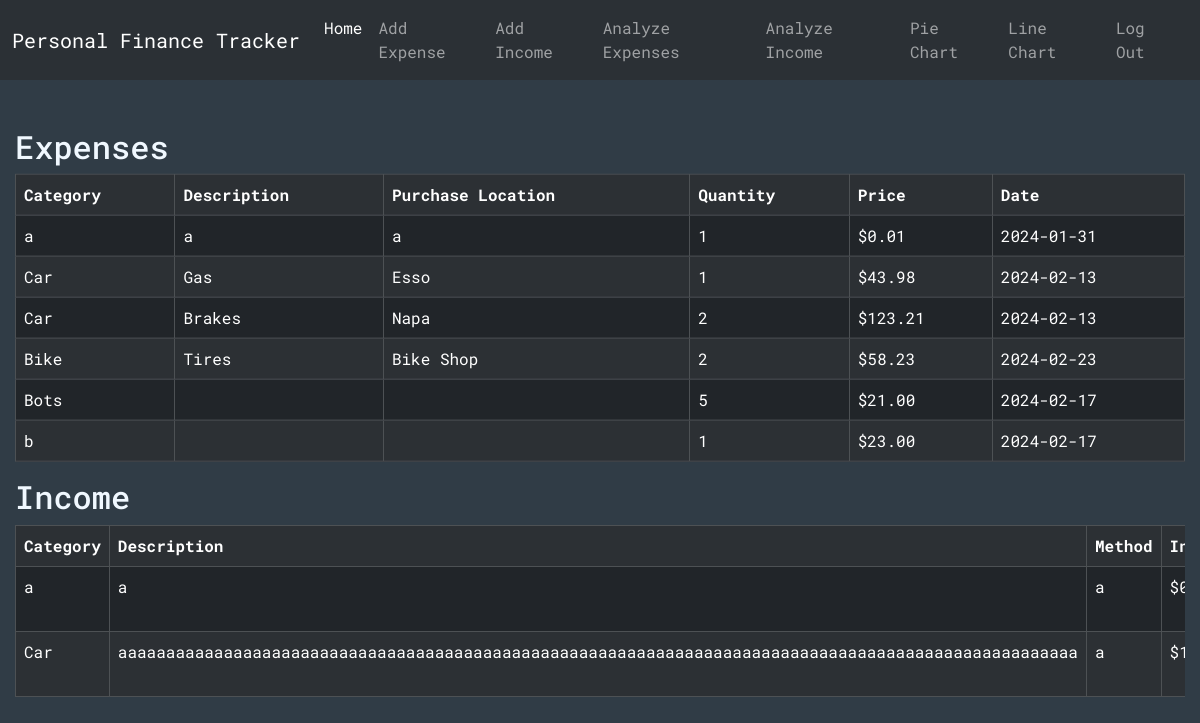
Before: / (signed in) with the older database file.
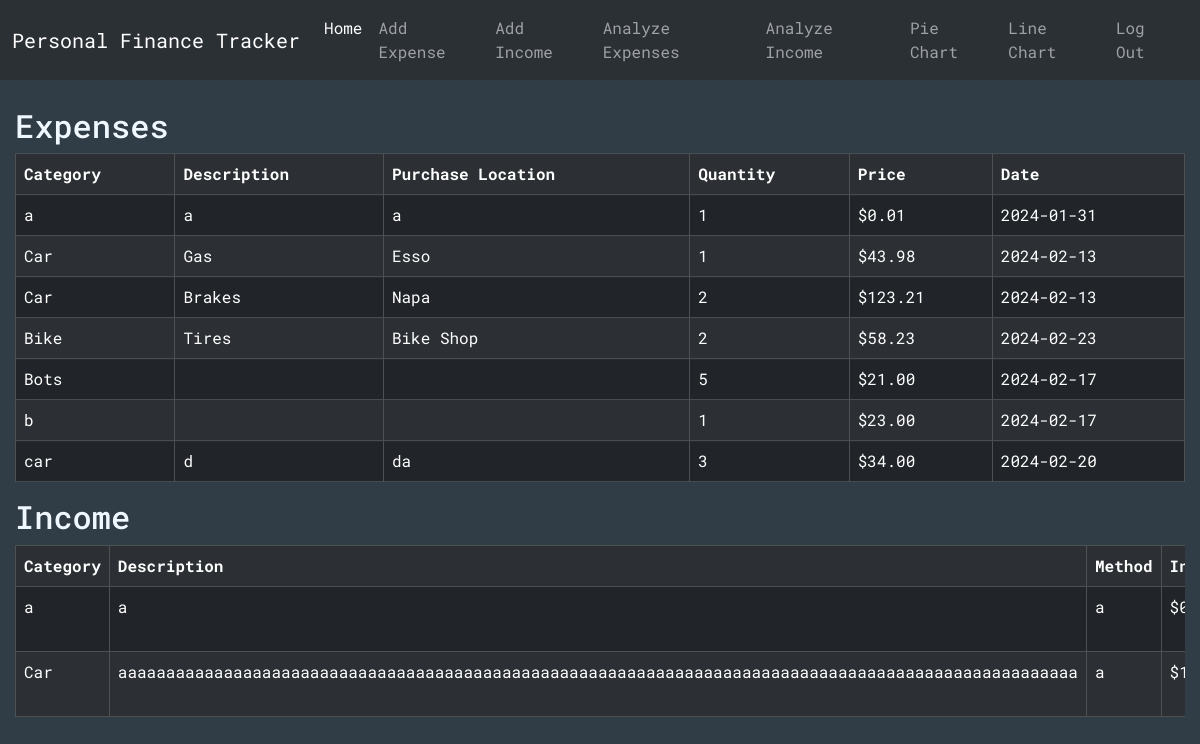
After: the same page with the newer database file.
### tables this page shows
CREATE TABLE expenses (id INTEGER PRIMARY KEY, user_id INTEGER NOT NULL, category TEXT, description TEXT, purchaseLocation TEXT, quantity INTEGER NOT NULL, price NUMERIC NOT NULL, date TEXT NOT NULL, FOREIGN KEY (user_id) REFERENCES users(id));

CREATE TABLE incomes (id INTEGER PRIMARY KEY, user_id INTEGER NOT NULL, category TEXT, description TEXT, method TEXT, income NUMERIC NOT NULL, date TEXT NOT NULL, FOREIGN KEY (user_id) REFERENCES users(id));

### app.py (the view)
@app.route("/")
@login_required
def index():
    conn = get_db_connection()
    exps = conn.execute("SELECT * FROM expenses WHERE user_id = ?", (session["user_id"],)).fetchall()
    inc = conn.execute("SELECT * FROM incomes WHERE user_id = ?", (session["user_id"],)).fetchall()
    conn.close()
    return render_template("index.html", expenses=exps, incomes=inc)

### helpers.py (called while the page is built)
def login_required(f):
    @wraps(f)
    def decorated_function(*args, **kwargs):
        if session.get("user_id") is None:
            return redirect("/login")
        return f(*args, **kwargs)
    return decorated_function

def get_db_connection():
    conn = sqlite3.connect('database.db')
    conn.row_factory = sqlite3.Row
    return conn

### templates/index.html (shortened to what this page needs)
{% extends "layout.html" %} {% block title %}Main{% endblock %}
{% block body %}
<div class="cont center">
  {% if expenses -%}
  <div>
    <h2>Expenses</h2>
    <div class="table-responsive">
      <table class="table table-dark table-striped table-bordered table-hover">
        <tr>
          <th scope="col">Category</th>
          <th scope="col">Description</th>
          <th scope="col">Purchase Location</th>
          <th scope="col">Quantity</th>
          <th scope="col">Price</th>
          <th scope="col">Date</th>
        </tr>
        {% for expense in expenses %}
        <tr>
          <td>{{ expense["category"] }}</td>
          <td>{{ expense["description"] }}</td>
          <td>{{ expense["purchaseLocation"] }}</td>
          <td>{{ expense["quantity"] }}</td>
          <td>{{ "$%.2f"| format(expense["price"]) }}</td>
          <td>{{ expense["date"] }}</td>
        </tr>
        {% endfor %}
      </table>
    </div>
  </div>
  {% else -%}
  <p>
    You have no expenses to display here. To add an expense go
    <a href="/add-expense">here</a>. In the future, use the links in the
    navigation bar on the top!
  </p>
  {% endif %}
  {% if incomes -%}
  <div>
    <h2>Income</h2>
    <div class="table-responsive">
      <table class="table table-dark table-striped table-bordered table-hover">
        <tr>
          <th scope="col">Category</th>
          <th scope="col">Description</th>
          <th scope="col">Method</th>
          <th scope="col">Income</th>
        </tr>
        {% for income in incomes %}
        <tr>
          <td>{{ income["category"] }}</td>
          <td>{{ income["description"] }}</td>
          <td>{{ income["method"] }}</td>
          <td>{{ "$%.2f"| format(income["income"]) }}</td>
        </tr>
        {% endfor %}
      </table>
    </div>
  </div>
  {% else -%}
  <p>
    You have no income to display here. To add income go
    <a href="/add-income">here</a>. In the future, use the links in the
    navigation bar on the top!
  </p>
  {% endif %}
</div>
{%endblock %}

### templates/layout.html (shortened to what this page needs)
{% include "base.html" %}
<nav class="navbar navbar-expand-lg bg-body-tertiary" data-bs-theme="dark">
  <div class="container-fluid">
    <a class="navbar-brand" href="/">Personal Finance Tracker</a>
    <div class="collapse navbar-collapse" id="navbarSupportedContent">
      <ul class="navbar-nav">
        <li class="nav-item">
          <a class="nav-link active" aria-current="page" href="/">Home</a>
        </li>
        <li class="nav-item">
          <a class="nav-link" href="/add-expense">Add Expense</a>
        </li>
        <li class="nav-item">
          <a class="nav-link" href="/add-income">Add Income</a>
        </li>
        <li class="nav-item">
          <a class="nav-link" href="/analyzeExpenses">Analyze Expenses</a>
        </li>
        <li class="nav-item">
          <a class="nav-link" href="/analyzeIncome">Analyze Income</a>
        </li>
        <li class="nav-item">
          <a class="nav-link" href="/pieChart">Pie Chart</a>
        </li>
        <li class="nav-item">
          <a class="nav-link" href="/lineChart">Line Chart</a>
        </li>
      </ul>
    </div>
    <div class="navbar-nav flex-end">
      <a class="nav-link" href="/login">Log Out</a>
    </div>
  </div>
</nav>
{% block body %}{% endblock %}

### templates/base.html (shortened to what this page needs)
<!DOCTYPE html>
<html lang="en">
  <head>
    <link rel="stylesheet" href="../static/styles/CSS.css" />
    <link
      href="https://cdn.jsdelivr.net/npm/bootstrap@5.3.2/dist/css/bootstrap.min.css"
      rel="stylesheet"
    />
  </head>
  <body id="body">
  </body>
</html>

### static/styles/CSS.css (style rules this page uses)
.cont { display: flex; justify-content: center; padding: 15px; flex-direction: column; color: aliceblue; max-width: 100vw; }
.center { margin: 0; margin-top: 20px; position: absolute; top: 50%; left: 50%; -ms-transform: translate(-50%, -50%); transform: translate(-50%, -50%); }
#body { background-color: rgb(48, 60, 70); font-family: "Roboto Mono", monospace; color: aliceblue; }

Changed rows visible on the page:
added expenses: category "car", description "d", purchaseLocation "da", quantity "3", price "$34.00", date "2024-02-20"
